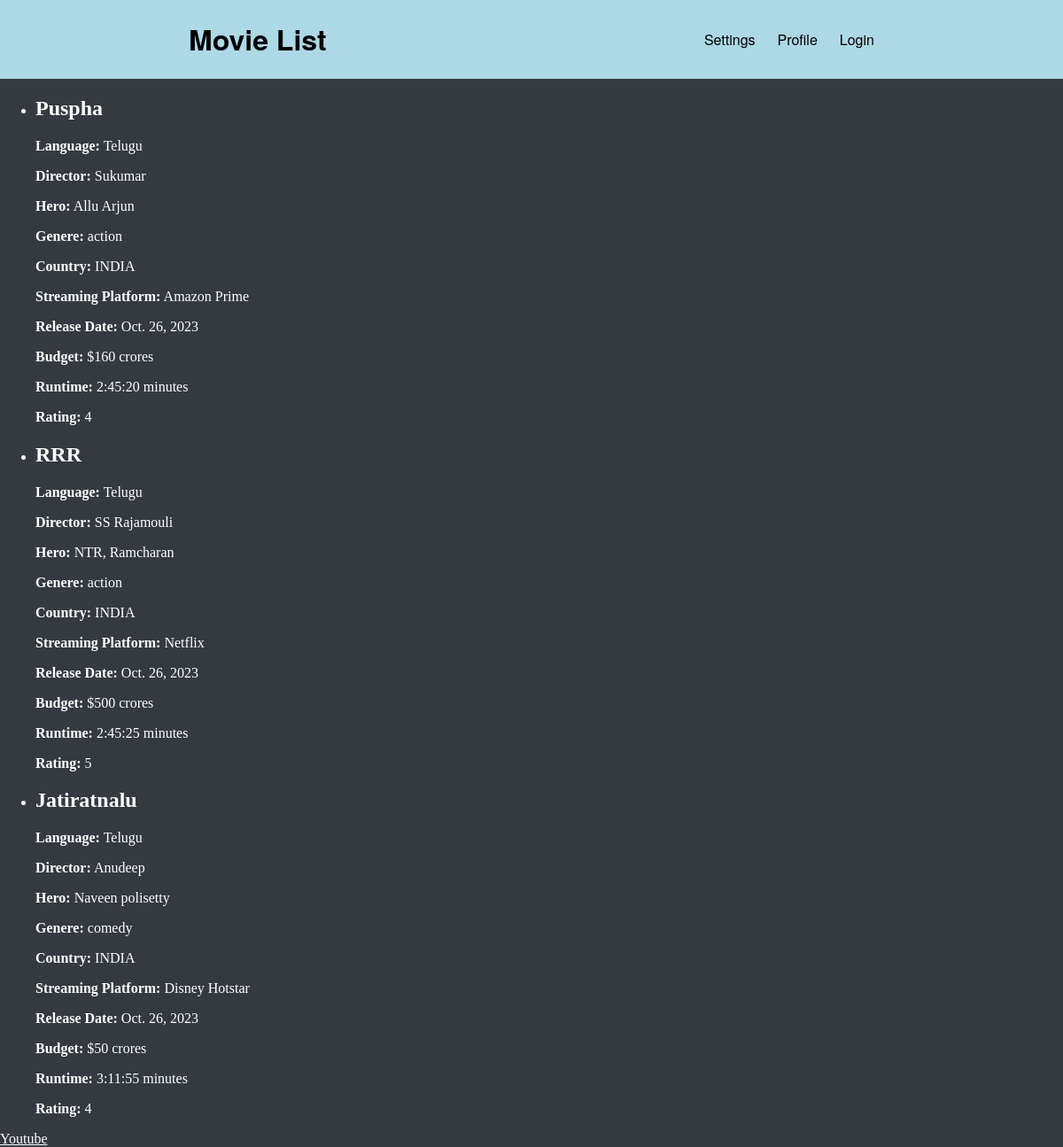
Screenshot of /info/movies/ with the database file from the repository.
### information/models.py (models this page shows, shortened)
class Movie(models.Model):
    name = models.CharField(max_length=20)
    language = models.CharField(max_length=10, choices=LANGUAGES, default="tel")
    director_name = models.CharField(max_length=20)
    hero_name = models.CharField(max_length=20)
    genere = models.CharField(max_length=40,choices=GENERE)
    country = models.CharField(max_length=10, default="IND", choices=COUNTRY)
    streaming_platform = models.CharField(max_length=20)
    release_date = models.DateField(auto_now_add=True)
    budget = models.CharField(max_length=10)
    runtime = models.DurationField()
    rating = models.IntegerField(validators=[MinValueValidator(1), MaxValueValidator(5)])

### information/views.py (the view)
# urls.py: path("movies/",movie_list)
def movie_list(request):
    movies = Movie.objects.all()
    return render(request, 'movie_list.html', {'movies': movies})

### information/templates/movie_list.html (shortened to what this page needs)
<!DOCTYPE html>
<html>
<head>
</head>
<body>
<div class="container">
    <h1>Movie List</h1>
    <div class="profile-container">
        <p>Settings</p>
        <p>Profile</p>
        <p>Login</p>
    </div>
    </div>
    <ul>
        {% for movie in movies %}
            <li>
                <h2>{{ movie.name }}</h2>
                <p><strong>Language:</strong> {{ movie.get_language_display }}</p>
                <p><strong>Director:</strong> {{ movie.director_name }}</p>
                <p><strong>Hero:</strong> {{ movie.hero_name }}</p>
                <p><strong>Genere:</strong> {{ movie.get_genere_display }}</p>
                <p><strong>Country:</strong> {{ movie.get_country_display }}</p>
                <p><strong>Streaming Platform:</strong> {{ movie.streaming_platform }}</p>
                <p><strong>Release Date:</strong> {{ movie.release_date }}</p>
                <p><strong>Budget:</strong> ${{ movie.budget }}</p>
                <p><strong>Runtime:</strong> {{ movie.runtime }} minutes</p>
                <p><strong>Rating:</strong> {{ movie.rating }}</p>
            </li>
        {% endfor %}
    </ul>
    <a href="http://www.youtube.com/watch?v" class="link">Youtube</a>
</body>
</html>

### information/templates/movie_list.html (style rules this page uses)
body { background-color: #343a40; margin: 0; padding: 0; color:#fff; }
.container { display:flex; flex-direction: row; justify-content:space-around; background-color: lightblue; align-items: center; color:#000; font-family: "Helvetica Neue",Helvetica }
.profile-container { display:flex; flex-direction: row; justify-content:space-around; column-gap:25px; }
.link { color:#fff; }

### rows the page displays
Movie: name "Puspha", language "Telugu", director_name "Sukumar", hero_name "Allu Arjun", genere "action", country "INDIA", streaming_platform "Amazon Prime", release_date "Oct. 26, 2023", budget "160 crores", runtime "2:45:20", rating "4"
Movie: name "RRR", language "Telugu", director_name "SS Rajamouli", hero_name "NTR, Ramcharan", genere "action", country "INDIA", streaming_platform "Netflix", release_date "Oct. 26, 2023", budget "500 crores", runtime "2:45:25", rating "5"
Movie: name "Jatiratnalu", language "Telugu", director_name "Anudeep", hero_name "Naveen polisetty", genere "comedy", country "INDIA", streaming_platform "Disney Hotstar", release_date "Oct. 26, 2023", budget "50 crores", runtime "3:11:55", rating "4"
